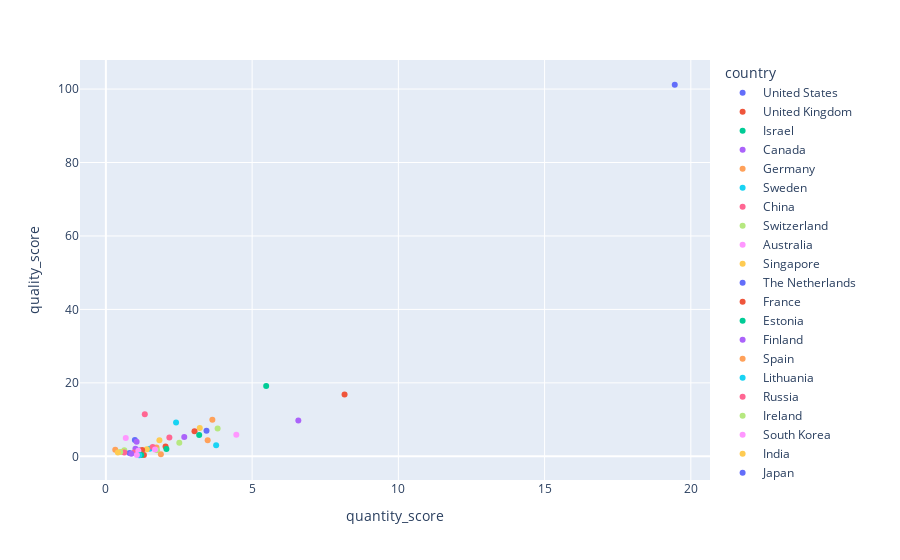

Notebook code for this chart:
### Code cell
#  - שאלה 2 -

df1=df.head(20)
plt.figure(figsize=(16,10))

plt.subplot(221)
df1.quality_score.plot(kind="bar")
plt.ylabel('Quality Score',fontsize=14,color='r')
plt.title('Country Quality Score',color='b',fontsize=14)


plt.subplot(222)
df2=df.head(30)
df2['change_in_position_from_2020'].value_counts().plot(kind="pie")
plt.legend(['1-very low', '9-very high'])
plt.title('Position Change',color='b',fontsize=12)


plt.subplot(223)
df1=df.head(10)
plt.plot(df1.country,df1.total_score)
plt.xticks(rotation=45)
plt.xlabel('country',fontsize=12, color='g')
plt.ylabel('Total Score',fontsize=12, color='g')



plt.subplot(224)
plt.plot(df.groupby('quantity_score')['quality_score'].mean())
plt.xlabel('quantity_score',fontsize=12, color='g')
plt.ylabel('quality_score',fontsize=12, color='g')
plt.title('Qantity Vs Quality',color='b',fontsize=12)
fig.show()




#plt.subplots_adjust(right=3,left=2)

### Figure 1 — Plotly figure (JSON) as saved in the notebook; plotly's stock layout.template omitted (floating-point values rounded to 4 significant figures)
{"data": [{"hovertemplate": "country=United States<br>quantity_score=%{x}<br>quality_score=%{y}<extra></extra>", "legendgroup": "United States", "marker": {"color": "#636efa", "symbol": "circle"}, "mode": "markers", "name": "United States", "orientation": "v", "showlegend": true, "type": "scatter", "x": [19.45], "xaxis": "x", "y": [101.2], "yaxis": "y"}, {"hovertemplate": "country=United Kingdom<br>quantity_score=%{x}<br>quality_score=%{y}<extra></extra>", "legendgroup": "United Kingdom", "marker": {"color": "#EF553B", "symbol": "circle"}, "mode": "markers", "name": "United Kingdom", "orientation": "v", "showlegend": true, "type": "scatter", "x": [8.16], "xaxis": "x", "y": [16.86], "yaxis": "y"}, {"hovertemplate": "country=Israel<br>quantity_score=%{x}<br>quality_score=%{y}<extra></extra>", "legendgroup": "Israel", "marker": {"color": "#00cc96", "symbol": "circle"}, "mode": "markers", "name": "Israel", "orientation": "v", "showlegend": true, "type": "scatter", "x": [5.48], "xaxis": "x", "y": [19.14], "yaxis": "y"}, {"hovertemplate": "country=Canada<br>quantity_score=%{x}<br>quality_score=%{y}<extra></extra>", "legendgroup": "Canada", "marker": {"color": "#ab63fa", "symbol": "circle"}, "mode": "markers", "name": "Canada", "orientation": "v", "showlegend": true, "type": "scatter", "x": [6.58], "xaxis": "x", "y": [9.75], "yaxis": "y"}, {"hovertemplate": "country=Germany<br>quantity_score=%{x}<br>quality_score=%{y}<extra></extra>", "legendgroup": "Germany", "marker": {"color": "#FFA15A", "symbol": "circle"}, "mode": "markers", "name": "Germany", "orientation": "v", "showlegend": true, "type": "scatter", "x": [3.64], "xaxis": "x", "y": [9.93], "yaxis": "y"}, {"hovertemplate": "country=Sweden<br>quantity_score=%{x}<br>quality_score=%{y}<extra></extra>", "legendgroup": "Sweden", "marker": {"color": "#19d3f3", "symbol": "circle"}, "mode": "markers", "name": "Sweden", "orientation": "v", "showlegend": true, "type": "scatter", "x": [2.4], "xaxis": "x", "y": [9.24], "yaxis": "y"}, {"hovertemplate": "country=China<br>quantity_score=%{x}<br>quality_score=%{y}<extra></extra>", "legendgroup": "China", "marker": {"color": "#FF6692", "symbol": "circle"}, "mode": "markers", "name": "China", "orientation": "v", "showlegend": true, "type": "scatter", "x": [1.33], "xaxis": "x", "y": [11.46], "yaxis": "y"}, {"hovertemplate": "country=Switzerland<br>quantity_score=%{x}<br>quality_score=%{y}<extra></extra>", "legendgroup": "Switzerland", "marker": {"color": "#B6E880", "symbol": "circle"}, "mode": "markers", "name": "Switzerland", "orientation": "v", "showlegend": true, "type": "scatter", "x": [3.82], "xaxis": "x", "y": [7.58], "yaxis": "y"}, {"hovertemplate": "country=Australia<br>quantity_score=%{x}<br>quality_score=%{y}<extra></extra>", "legendgroup": "Australia", "marker": {"color": "#FF97FF", "symbol": "circle"}, "mode": "markers", "name": "Australia", "orientation": "v", "showlegend": true, "type": "scatter", "x": [4.46], "xaxis": "x", "y": [5.88], "yaxis": "y"}, {"hovertemplate": "country=Singapore<br>quantity_score=%{x}<br>quality_score=%{y}<extra></extra>", "legendgroup": "Singapore", "marker": {"color": "#FECB52", "symbol": "circle"}, "mode": "markers", "name": "Singapore", "orientation": "v", "showlegend": true, "type": "scatter", "x": [3.21], "xaxis": "x", "y": [7.69], "yaxis": "y"}, {"hovertemplate": "country=The Netherlands<br>quantity_score=%{x}<br>quality_score=%{y}<extra></extra>", "legendgroup": "The Netherlands", "marker": {"color": "#636efa", "symbol": "circle"}, "mode": "markers", "name": "The Netherlands", "orientation": "v", "showlegend": true, "type": "scatter", "x": [3.44], "xaxis": "x", "y": [6.96], "yaxis": "y"}, {"hovertemplate": "country=France<br>quantity_score=%{x}<br>quality_score=%{y}<extra></extra>", "legendgroup": "France", "marker": {"color": "#EF553B", "symbol": "circle"}, "mode": "markers", "name": "France", "orientation": "v", "showlegend": true, "type": "scatter", "x": [3.03], "xaxis": "x", "y": [6.85], "yaxis": "y"}, {"hovertemplate": "country=Estonia<br>quantity_score=%{x}<br>quality_score=%{y}<extra></extra>", "legendgroup": "Estonia", "marker": {"color": "#00cc96", "symbol": "circle"}, "mode": "markers", "name": "Estonia", "orientation": "v", "showlegend": true, "type": "scatter", "x": [3.19], "xaxis": "x", "y": [5.77], "yaxis": "y"}, {"hovertemplate": "country=Finland<br>quantity_score=%{x}<br>quality_score=%{y}<extra></extra>", "legendgroup": "Finland", "marker": {"color": "#ab63fa", "symbol": "circle"}, "mode": "markers", "name": "Finland", "orientation": "v", "showlegend": true, "type": "scatter", "x": [2.68], "xaxis": "x", "y": [5.26], "yaxis": "y"}, {"hovertemplate": "country=Spain<br>quantity_score=%{x}<br>quality_score=%{y}<extra></extra>", "legendgroup": "Spain", "marker": {"color": "#FFA15A", "symbol": "circle"}, "mode": "markers", "name": "Spain", "orientation": "v", "showlegend": true, "type": "scatter", "x": [3.48], "xaxis": "x", "y": [4.35], "yaxis": "y"}, {"hovertemplate": "country=Lithuania<br>quantity_score=%{x}<br>quality_score=%{y}<extra></extra>", "legendgroup": "Lithuania", "marker": {"color": "#19d3f3", "symbol": "circle"}, "mode": "markers", "name": "Lithuania", "orientation": "v", "showlegend": true, "type": "scatter", "x": [3.77], "xaxis": "x", "y": [2.98], "yaxis": "y"}, {"hovertemplate": "country=Russia<br>quantity_score=%{x}<br>quality_score=%{y}<extra></extra>", "legendgroup": "Russia", "marker": {"color": "#FF6692", "symbol": "circle"}, "mode": "markers", "name": "Russia", "orientation": "v", "showlegend": true, "type": "scatter", "x": [2.17], "xaxis": "x", "y": [5.14], "yaxis": "y"}, {"hovertemplate": "country=Ireland<br>quantity_score=%{x}<br>quality_score=%{y}<extra></extra>", "legendgroup": "Ireland", "marker": {"color": "#B6E880", "symbol": "circle"}, "mode": "markers", "name": "Ireland", "orientation": "v", "showlegend": true, "type": "scatter", "x": [2.51], "xaxis": "x", "y": [3.68], "yaxis": "y"}, {"hovertemplate": "country=South Korea<br>quantity_score=%{x}<br>quality_score=%{y}<extra></extra>", "legendgroup": "South Korea", "marker": {"color": "#FF97FF", "symbol": "circle"}, "mode": "markers", "name": "South Korea", "orientation": "v", "showlegend": true, "type": "scatter", "x": [0.68], "xaxis": "x", "y": [4.96], "yaxis": "y"}, {"hovertemplate": "country=India<br>quantity_score=%{x}<br>quality_score=%{y}<extra></extra>", "legendgroup": "India", "marker": {"color": "#FECB52", "symbol": "circle"}, "mode": "markers", "name": "India", "orientation": "v", "showlegend": true, "type": "scatter", "x": [1.83], "xaxis": "x", "y": [4.4], "yaxis": "y"}, {"hovertemplate": "country=Japan<br>quantity_score=%{x}<br>quality_score=%{y}<extra></extra>", "legendgroup": "Japan", "marker": {"color": "#636efa", "symbol": "circle"}, "mode": "markers", "name": "Japan", "orientation": "v", "showlegend": true, "type": "scatter", "x": [0.99], "xaxis": "x", "y": [4.42], "yaxis": "y"}, {"hovertemplate": "country=Denmark<br>quantity_score=%{x}<br>quality_score=%{y}<extra></extra>", "legendgroup": "Denmark", "marker": {"color": "#EF553B", "symbol": "circle"}, "mode": "markers", "name": "Denmark", "orientation": "v", "showlegend": true, "type": "scatter", "x": [2.04], "xaxis": "x", "y": [2.68], "yaxis": "y"}, {"hovertemplate": "country=Belgium<br>quantity_score=%{x}<br>quality_score=%{y}<extra></extra>", "legendgroup": "Belgium", "marker": {"color": "#00cc96", "symbol": "circle"}, "mode": "markers", "name": "Belgium", "orientation": "v", "showlegend": true, "type": "scatter", "x": [2.07], "xaxis": "x", "y": [1.98], "yaxis": "y"}, {"hovertemplate": "country=Brazil<br>quantity_score=%{x}<br>quality_score=%{y}<extra></extra>", "legendgroup": "Brazil", "marker": {"color": "#ab63fa", "symbol": "circle"}, "mode": "markers", "name": "Brazil", "orientation": "v", "showlegend": true, "type": "scatter", "x": [1.05], "xaxis": "x", "y": [3.99], "yaxis": "y"}, {"hovertemplate": "country=United Arab Emirates<br>quantity_score=%{x}<br>quality_score=%{y}<extra></extra>", "legendgroup": "United Arab Emirates", "marker": {"color": "#FFA15A", "symbol": "circle"}, "mode": "markers", "name": "United Arab Emirates", "orientation": "v", "showlegend": true, "type": "scatter", "x": [1.73], "xaxis": "x", "y": [2.42], "yaxis": "y"}, {"hovertemplate": "country=Taiwan<br>quantity_score=%{x}<br>quality_score=%{y}<extra></extra>", "legendgroup": "Taiwan", "marker": {"color": "#19d3f3", "symbol": "circle"}, "mode": "markers", "name": "Taiwan", "orientation": "v", "showlegend": true, "type": "scatter", "x": [1.5], "xaxis": "x", "y": [2.09], "yaxis": "y"}, {"hovertemplate": "country=Portugal<br>quantity_score=%{x}<br>quality_score=%{y}<extra></extra>", "legendgroup": "Portugal", "marker": {"color": "#FF6692", "symbol": "circle"}, "mode": "markers", "name": "Portugal", "orientation": "v", "showlegend": true, "type": "scatter", "x": [1.6], "xaxis": "x", "y": [2.53], "yaxis": "y"}, {"hovertemplate": "country=Austria<br>quantity_score=%{x}<br>quality_score=%{y}<extra></extra>", "legendgroup": "Austria", "marker": {"color": "#B6E880", "symbol": "circle"}, "mode": "markers", "name": "Austria", "orientation": "v", "showlegend": true, "type": "scatter", "x": [1.75], "xaxis": "x", "y": [1.67], "yaxis": "y"}, {"hovertemplate": "country=Italy<br>quantity_score=%{x}<br>quality_score=%{y}<extra></extra>", "legendgroup": "Italy", "marker": {"color": "#FF97FF", "symbol": "circle"}, "mode": "markers", "name": "Italy", "orientation": "v", "showlegend": true, "type": "scatter", "x": [1.68], "xaxis": "x", "y": [1.87], "yaxis": "y"}, {"hovertemplate": "country=Poland<br>quantity_score=%{x}<br>quality_score=%{y}<extra></extra>", "legendgroup": "Poland", "marker": {"color": "#FECB52", "symbol": "circle"}, "mode": "markers", "name": "Poland", "orientation": "v", "showlegend": true, "type": "scatter", "x": [1.4], "xaxis": "x", "y": [1.95], "yaxis": "y"}, {"hovertemplate": "country=Norway<br>quantity_score=%{x}<br>quality_score=%{y}<extra></extra>", "legendgroup": "Norway", "marker": {"color": "#636efa", "symbol": "circle"}, "mode": "markers", "name": "Norway", "orientation": "v", "showlegend": true, "type": "scatter", "x": [1.15], "xaxis": "x", "y": [1.57], "yaxis": "y"}, {"hovertemplate": "country=Czechia<br>quantity_score=%{x}<br>quality_score=%{y}<extra></extra>", "legendgroup": "Czechia", "marker": {"color": "#EF553B", "symbol": "circle"}, "mode": "markers", "name": "Czechia", "orientation": "v", "showlegend": true, "type": "scatter", "x": [1.24], "xaxis": "x", "y": [1.72], "yaxis": "y"}, {"hovertemplate": "country=New Zealand<br>quantity_score=%{x}<br>quality_score=%{y}<extra></extra>", "legendgroup": "New Zealand", "marker": {"color": "#00cc96", "symbol": "circle"}, "mode": "markers", "name": "New Zealand", "orientation": "v", "showlegend": true, "type": "scatter", "x": [1.05], "xaxis": "x", "y": [1.12], "yaxis": "y"}, {"hovertemplate": "country=Ukraine<br>quantity_score=%{x}<br>quality_score=%{y}<extra></extra>", "legendgroup": "Ukraine", "marker": {"color": "#ab63fa", "symbol": "circle"}, "mode": "markers", "name": "Ukraine", "orientation": "v", "showlegend": true, "type": "scatter", "x": [1.01], "xaxis": "x", "y": [2.09], "yaxis": "y"}, {"hovertemplate": "country=Bulgaria<br>quantity_score=%{x}<br>quality_score=%{y}<extra></extra>", "legendgroup": "Bulgaria", "marker": {"color": "#FFA15A", "symbol": "circle"}, "mode": "markers", "name": "Bulgaria", "orientation": "v", "showlegend": true, "type": "scatter", "x": [1.88], "xaxis": "x", "y": [0.58], "yaxis": "y"}, {"hovertemplate": "country=Chile<br>quantity_score=%{x}<br>quality_score=%{y}<extra></extra>", "legendgroup": "Chile", "marker": {"color": "#19d3f3", "symbol": "circle"}, "mode": "markers", "name": "Chile", "orientation": "v", "showlegend": true, "type": "scatter", "x": [1.11], "xaxis": "x", "y": [1.24], "yaxis": "y"}, {"hovertemplate": "country=Croatia<br>quantity_score=%{x}<br>quality_score=%{y}<extra></extra>", "legendgroup": "Croatia", "marker": {"color": "#FF6692", "symbol": "circle"}, "mode": "markers", "name": "Croatia", "orientation": "v", "showlegend": true, "type": "scatter", "x": [0.97], "xaxis": "x", "y": [1.06], "yaxis": "y"}, {"hovertemplate": "country=Mexico<br>quantity_score=%{x}<br>quality_score=%{y}<extra></extra>", "legendgroup": "Mexico", "marker": {"color": "#B6E880", "symbol": "circle"}, "mode": "markers", "name": "Mexico", "orientation": "v", "showlegend": true, "type": "scatter", "x": [0.63], "xaxis": "x", "y": [1.63], "yaxis": "y"}, {"hovertemplate": "country=Argentina<br>quantity_score=%{x}<br>quality_score=%{y}<extra></extra>", "legendgroup": "Argentina", "marker": {"color": "#FF97FF", "symbol": "circle"}, "mode": "markers", "name": "Argentina", "orientation": "v", "showlegend": true, "type": "scatter", "x": [1.11], "xaxis": "x", "y": [1.52], "yaxis": "y"}, {"hovertemplate": "country=Malaysia<br>quantity_score=%{x}<br>quality_score=%{y}<extra></extra>", "legendgroup": "Malaysia", "marker": {"color": "#FECB52", "symbol": "circle"}, "mode": "markers", "name": "Malaysia", "orientation": "v", "showlegend": true, "type": "scatter", "x": [0.55], "xaxis": "x", "y": [1.18], "yaxis": "y"}, {"hovertemplate": "country=Romania<br>quantity_score=%{x}<br>quality_score=%{y}<extra></extra>", "legendgroup": "Romania", "marker": {"color": "#636efa", "symbol": "circle"}, "mode": "markers", "name": "Romania", "orientation": "v", "showlegend": true, "type": "scatter", "x": [0.81], "xaxis": "x", "y": [0.93], "yaxis": "y"}, {"hovertemplate": "country=Latvia<br>quantity_score=%{x}<br>quality_score=%{y}<extra></extra>", "legendgroup": "Latvia", "marker": {"color": "#EF553B", "symbol": "circle"}, "mode": "markers", "name": "Latvia", "orientation": "v", "showlegend": true, "type": "scatter", "x": [1.3], "xaxis": "x", "y": [0.33], "yaxis": "y"}, {"hovertemplate": "country=Luxembourg<br>quantity_score=%{x}<br>quality_score=%{y}<extra></extra>", "legendgroup": "Luxembourg", "marker": {"color": "#00cc96", "symbol": "circle"}, "mode": "markers", "name": "Luxembourg", "orientation": "v", "showlegend": true, "type": "scatter", "x": [1.21], "xaxis": "x", "y": [0.38], "yaxis": "y"}, {"hovertemplate": "country=Turkey<br>quantity_score=%{x}<br>quality_score=%{y}<extra></extra>", "legendgroup": "Turkey", "marker": {"color": "#ab63fa", "symbol": "circle"}, "mode": "markers", "name": "Turkey", "orientation": "v", "showlegend": true, "type": "scatter", "x": [0.87], "xaxis": "x", "y": [0.72], "yaxis": "y"}, {"hovertemplate": "country=Indonesia<br>quantity_score=%{x}<br>quality_score=%{y}<extra></extra>", "legendgroup": "Indonesia", "marker": {"color": "#FFA15A", "symbol": "circle"}, "mode": "markers", "name": "Indonesia", "orientation": "v", "showlegend": true, "type": "scatter", "x": [0.32], "xaxis": "x", "y": [1.82], "yaxis": "y"}, {"hovertemplate": "country=Slovenia<br>quantity_score=%{x}<br>quality_score=%{y}<extra></extra>", "legendgroup": "Slovenia", "marker": {"color": "#19d3f3", "symbol": "circle"}, "mode": "markers", "name": "Slovenia", "orientation": "v", "showlegend": true, "type": "scatter", "x": [1.14], "xaxis": "x", "y": [0.29], "yaxis": "y"}, {"hovertemplate": "country=Colombia<br>quantity_score=%{x}<br>quality_score=%{y}<extra></extra>", "legendgroup": "Colombia", "marker": {"color": "#FF6692", "symbol": "circle"}, "mode": "markers", "name": "Colombia", "orientation": "v", "showlegend": true, "type": "scatter", "x": [0.63], "xaxis": "x", "y": [1.03], "yaxis": "y"}, {"hovertemplate": "country=South Africa<br>quantity_score=%{x}<br>quality_score=%{y}<extra></extra>", "legendgroup": "South Africa", "marker": {"color": "#B6E880", "symbol": "circle"}, "mode": "markers", "name": "South Africa", "orientation": "v", "showlegend": true, "type": "scatter", "x": [0.49], "xaxis": "x", "y": [1.15], "yaxis": "y"}, {"hovertemplate": "country=Hungary<br>quantity_score=%{x}<br>quality_score=%{y}<extra></extra>", "legendgroup": "Hungary", "marker": {"color": "#FF97FF", "symbol": "circle"}, "mode": "markers", "name": "Hungary", "orientation": "v", "showlegend": true, "type": "scatter", "x": [1.06], "xaxis": "x", "y": [0.34], "yaxis": "y"}, {"hovertemplate": "country=Thailand<br>quantity_score=%{x}<br>quality_score=%{y}<extra></extra>", "legendgroup": "Thailand", "marker": {"color": "#FECB52", "symbol": "circle"}, "mode": "markers", "name": "Thailand", "orientation": "v", "showlegend": true, "type": "scatter", "x": [0.41], "xaxis": "x", "y": [1.01], "yaxis": "y"}], "layout": {"legend": {"title": {"text": "country"}, "tracegroupgap": 0}, "margin": {"t": 60}, "xaxis": {"anchor": "y", "domain": [0, 1], "title": {"text": "quantity_score"}}, "yaxis": {"anchor": "x", "domain": [0, 1], "title": {"text": "quality_score"}}}}
